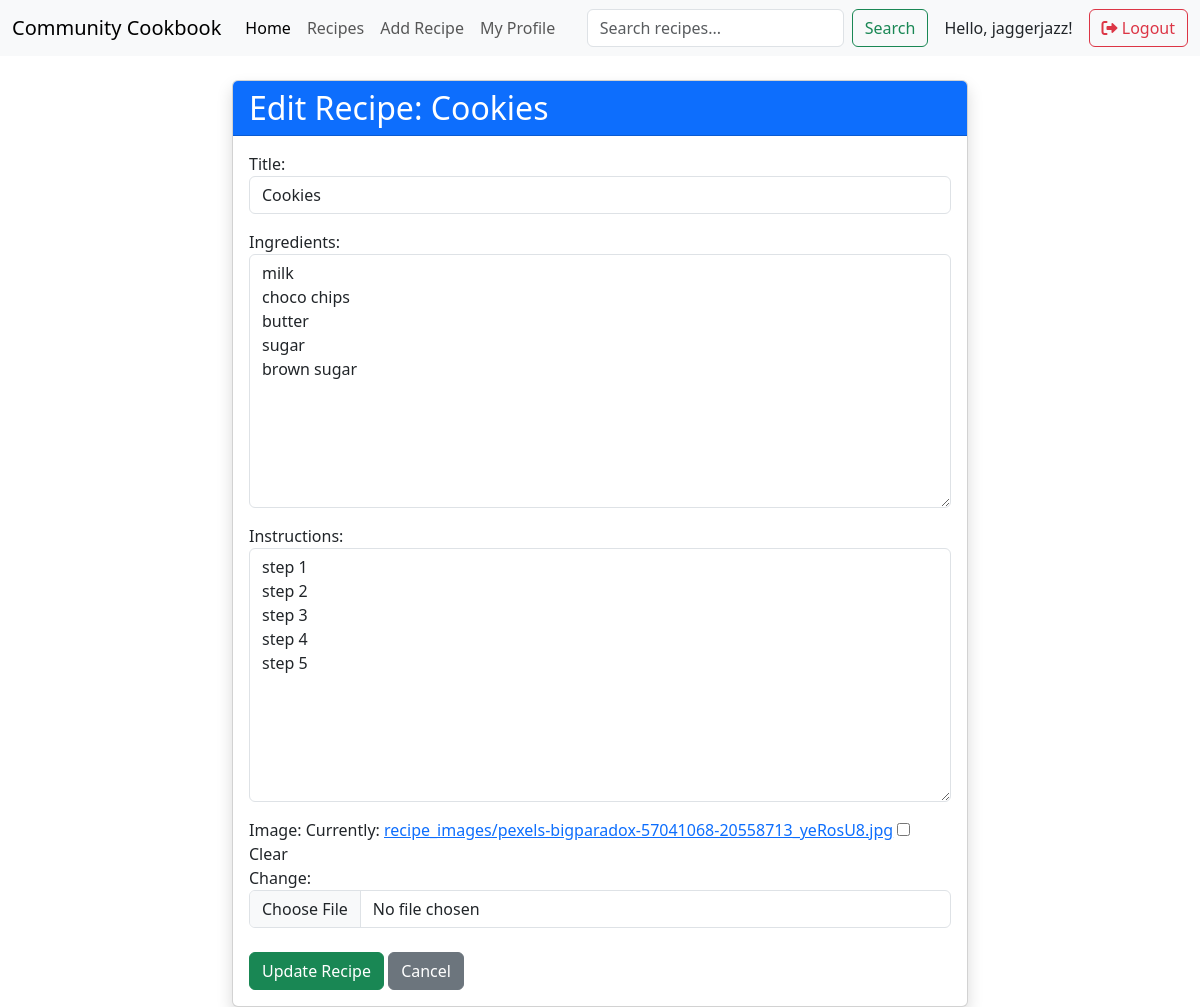
Page /recipes/3/edit/ (signed in) on the committed database.
### recipeApp/models.py (models this page shows, shortened)
class Recipe(models.Model):
    title = models.CharField(max_length=100)
    ingredients = models.TextField()
    instructions = models.TextField()
    image = models.ImageField(upload_to='recipe_images/', blank=True, null=True) # Ensure this line from your version stays!
    created_at = models.DateTimeField(auto_now_add=True)
    updated_at = models.DateTimeField(auto_now=True)
    author = models.ForeignKey(User, on_delete=models.CASCADE)

### recipeApp/views.py (the view)
# urls.py: path('recipes/<int:id>/edit/', views.edit_recipe, name='edit_recipe'),
@login_required
def edit_recipe(request, id):
    recipe = get_object_or_404(Recipe, id=id)
    if recipe.author != request.user:
        messages.error(request, "You don't have permission to edit this recipe.")
        return redirect('profile')
    if request.method == "POST":
        form = RecipeForm(request.POST, request.FILES, instance=recipe)
        if form.is_valid():
            form.save()
            messages.success(request, "Recipe updated successfully!")
            return redirect('recipe_detail', id=recipe.id)
    else:
        form = RecipeForm(instance=recipe)
    return render(request, 'edit_recipe.html', {"form": form, "recipe": recipe})

### recipeApp/forms.py (shortened to what this page needs)
class RecipeForm(forms.ModelForm):
    class Meta:
        model = Recipe
        fields = ['title', 'ingredients', 'instructions', 'image']
        widgets = {
            'title': forms.TextInput(attrs={'class': 'form-control'}),
            'ingredients': forms.Textarea(attrs={'class': 'form-control'}),
            'instructions': forms.Textarea(attrs={'class': 'form-control'}),
            'image': forms.ClearableFileInput(attrs={'class': 'form-control'}),
        }

### recipeApp/templates/edit_recipe.html (shortened to what this page needs)
{% extends 'base.html' %}
{% block content %}
<div class="container mt-4">
    <div class="row justify-content-center">
        <div class="col-md-8">
            <div class="card shadow">
                <div class="card-header bg-primary text-white">
                    <h2 class="mb-0">Edit Recipe: {{ recipe.title }}</h2>
                </div>
                <div class="card-body">
                    <form method="post" enctype="multipart/form-data">
                        {{ form.as_p }}
                        <div class="mt-4">
                            <button type="submit" class="btn btn-success">Update Recipe</button>
                            <a href="{% url 'recipe_detail' recipe.id %}" class="btn btn-secondary">Cancel</a>
                        </div>
                    </form>
                </div>
            </div>
        </div>
    </div>
</div>
{% endblock %}

### recipeApp/templates/navbar.html (shortened to what this page needs)
<nav class="navbar navbar-expand-lg bg-body-tertiary">
  <div class="container-fluid">
    <a class="navbar-brand" href="{% url 'home' %}">Community Cookbook</a>
    <div class="collapse navbar-collapse" id="navbarSupportedContent">
      <ul class="navbar-nav me-auto mb-2 mb-lg-0">
        <li class="nav-item">
          <a class="nav-link active" aria-current="page" href="{% url 'home' %}">Home</a>
        </li>
        <li class="nav-item">
          <a class="nav-link" href="{% url 'recipes' %}">Recipes</a>
        </li>
        {% if user.is_authenticated %}
        <li class="nav-item">
          <a class="nav-link" href="{% url 'add_recipe' %}">Add Recipe</a>
        </li>
        <li class="nav-item">
          <a class="nav-link" href="{% url 'profile' %}">My Profile</a>
        </li>
        {% endif %}
      </ul>
      <form class="d-flex" role="search" action="{% url 'search' %}" method="GET">
        <input class="form-control me-2" type="search" name="q" placeholder="Search recipes..." aria-label="Search">
        <button class="btn btn-outline-success" type="submit">Search</button>
      </form>
      <div class="ms-3 d-flex align-items-center">
        {% if user.is_authenticated %}
            <span class="navbar-text me-3 text-dark">Hello, {{ user.username }}!</span>
            <form action="{% url 'logout' %}" method="post" class="m-0">
                <button type="submit" class="btn btn-outline-danger">
                  <i class="fas fa-sign-out-alt"></i> Logout
                </button>
            </form>
        {% endif %}
      </div>
    </div>
  </div>
</nav>
<link rel="stylesheet" href="https://cdnjs.cloudflare.com/ajax/libs/font-awesome/6.0.0/css/all.min.css">

### rows in the picture
Recipe: title "Cookies", ingredients "milk choco chips butter sugar brown sugar", instructions "step 1 step 2 step 3 step 4 step 5"

### other values in the picture
{{ user.username }} "jaggerjazz"
